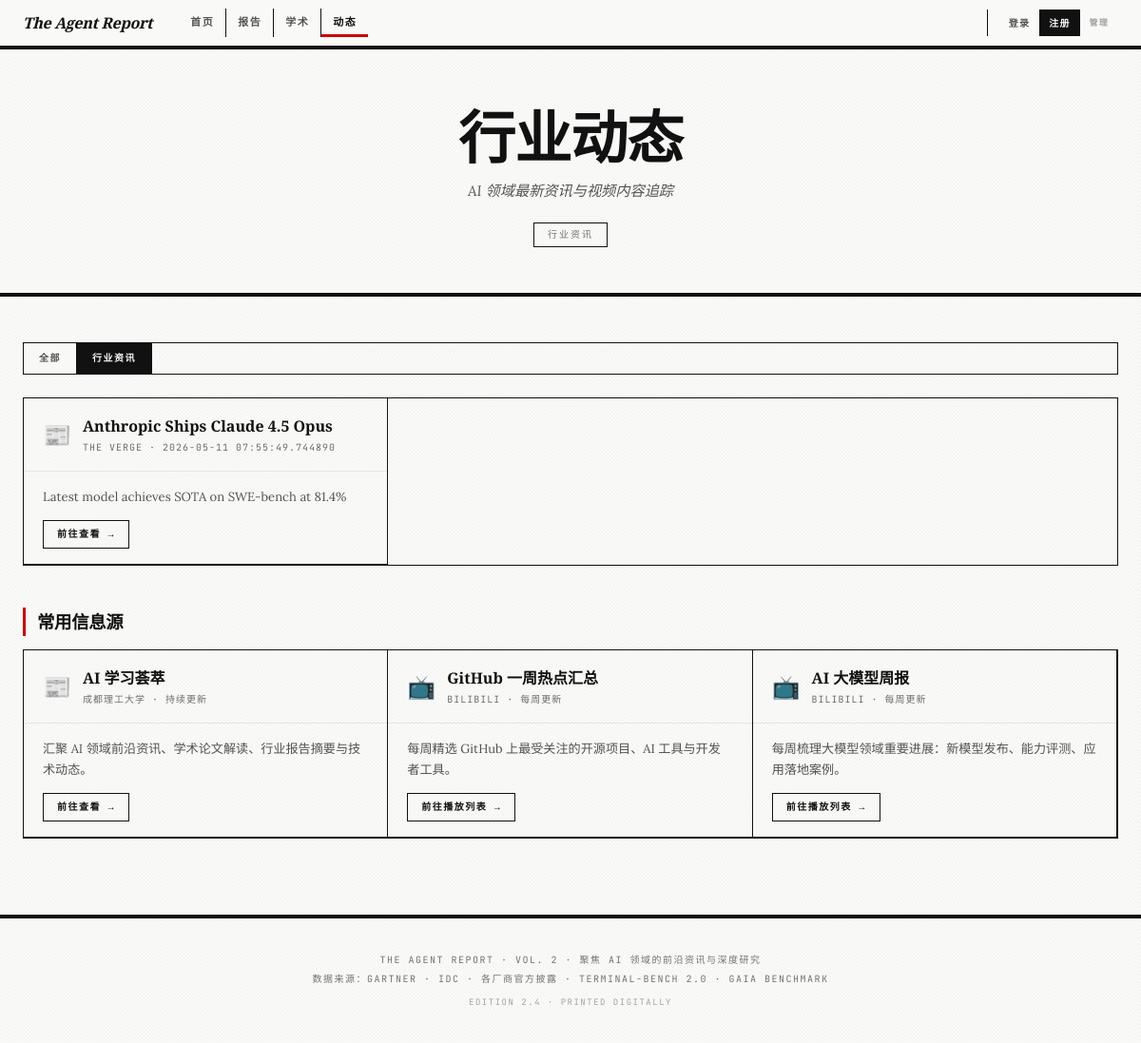
Page /news?category=行业资讯 on the earlier database version.
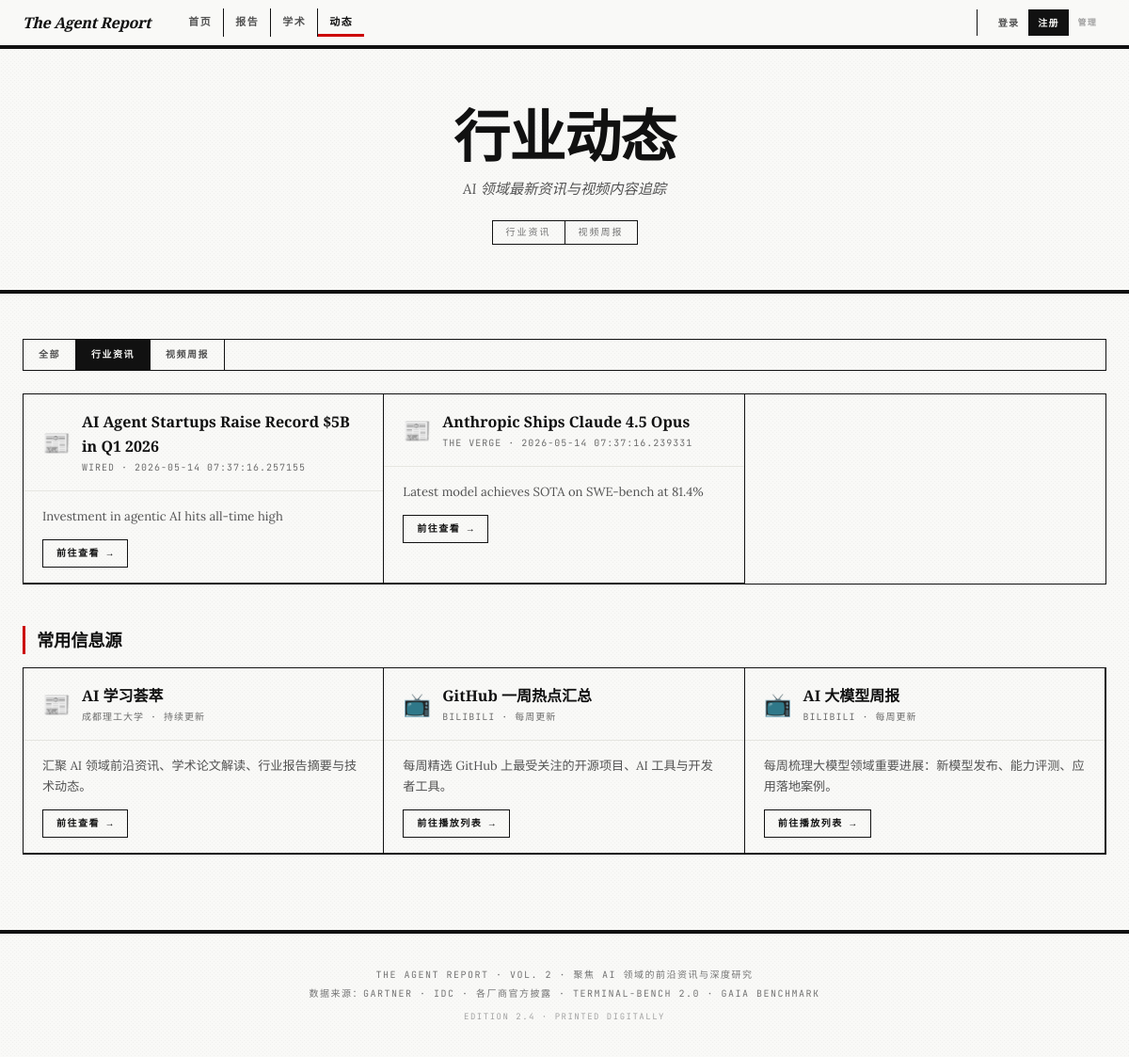
Same page on the later database version.
### models/news.py (models this page shows)
class NewsItem(Base):
    __tablename__ = "news_items"
    id = Column(Integer, primary_key=True, autoincrement=True)
    source_name = Column(String(100), nullable=False)
    title = Column(String(500), nullable=False)
    summary = Column(Text, nullable=False, default="")
    url = Column(String(500), unique=True, nullable=False)
    published_date = Column(DateTime, nullable=False, index=True)
    category = Column(String(50), nullable=True, index=True)
    crawled_at = Column(DateTime, server_default=func.now())

### main.py (the view)
@app.get("/news", response_class=HTMLResponse)
async def page_news(
    category: str | None = None,
    page: int = 1,
    user: User | None = Depends(current_user),
    db: AsyncSession = Depends(get_db),
):
    from models.news import NewsItem
    q = select(NewsItem)
    if category:
        q = q.where(NewsItem.category == category)
    q = q.order_by(NewsItem.published_date.desc(), NewsItem.id.desc())
    q = q.offset((page - 1) * 20).limit(20)
    result = await db.execute(q)
    items = result.scalars().all()
    count_q = select(func.count()).select_from(NewsItem)
    if category:
        count_q = count_q.where(NewsItem.category == category)
    total = (await db.execute(count_q)).scalar() or 0
    cat_result = await db.execute(select(NewsItem.category).distinct())
    categories = sorted([r[0] for r in cat_result if r[0]])
    favorites = await get_favorites_map(db, user, "news")
    return render("news.html", news_items=items, categories=categories,
                  active_category=category, page=page, total=total, current_page="news",
                  user=user, favorites=favorites)

### templates/news.html (shortened to what this page needs)
{% extends "base.html" %}
{% set current_page = 'news' %}
{% block hero %}
<div class="hero">
  <h1>行业动态</h1>
  <p>AI 领域最新资讯与视频内容追踪</p>
  <div class="meta">
    {% for cat in categories %}
    <a href="/news?category={{ cat }}" class="badge" style="text-decoration:none;">{{ cat }}</a>
    {% endfor %}
  </div>
</div>
{% endblock %}
{% block content %}
<div class="container">
  <div style="display:flex;flex-wrap:wrap;gap:0;margin-bottom:24px;align-items:center;border:1px solid var(--border);">
    {% set active = active_category or '' %}
    <a href="/news" class="btn-filter" style="padding:8px 16px;text-decoration:none;font-size:10px;text-transform:uppercase;letter-spacing:1.5px;border-right:1px solid var(--border);{% if not active %}background:var(--fg);color:var(--bg);{% else %}background:transparent;color:var(--neutral-600);{% endif %}">全部</a>
    {% for cat in categories %}
    <a href="/news?category={{ cat }}" class="btn-filter" style="padding:8px 16px;text-decoration:none;font-size:10px;text-transform:uppercase;letter-spacing:1.5px;border-right:1px solid var(--border);{% if active == cat %}background:var(--fg);color:var(--bg);{% else %}background:transparent;color:var(--neutral-600);{% endif %}">{{ cat }}</a>
    {% endfor %}
  </div>
  {% if news_items %}
  <div class="news-grid">
    {% for n in news_items %}
    <a href="{{ n.url }}" target="_blank" rel="noopener" class="news-card">
      <div class="news-header">
        <div class="news-icon">{% if n.category == '视频周报' %}&#x1F3AC;{% else %}&#x1F4F0;{% endif %}</div>
        <div class="news-meta">
          <h3>{{ n.title }}</h3>
          <p>{{ n.source_name }}{% if n.published_date %} · {{ n.published_date }}{% endif %}</p>
        </div>
      </div>
      <div class="news-body">
        <div class="news-desc">{{ n.summary }}</div>
        <div class="news-link-btn">前往查看 →</div>
      </div>
    </a>
    {% endfor %}
  </div>
  {% set total_pages = ((total + 19) // 20) | int %}
  {% else %}
  <div style="text-align:center;padding:40px 20px;color:var(--text-secondary);font-size:14px;">暂无动态，等待管理员更新</div>
  {% endif %}
  <div class="section-subtitle" style="margin-top:44px;">常用信息源</div>
  <div class="news-grid">
    <a class="news-card" href="https://www.cdut.edu.cn/aixxh/index.htm" target="_blank" rel="noopener">
      <div class="news-header">
        <div class="news-icon">&#x1F4F0;</div>
        <div class="news-meta"><h3>AI 学习荟萃</h3><p>成都理工大学 · 持续更新</p></div>
      </div>
      <div class="news-body">
        <div class="news-desc">汇聚 AI 领域前沿资讯、学术论文解读、行业报告摘要与技术动态。</div>
        <div class="news-link-btn">前往查看 →</div>
      </div>
    </a>
    <a class="news-card" href="https://space.bilibili.com/65564239/lists/1982929?type=season" target="_blank" rel="noopener">
      <div class="news-header">
        <div class="news-icon">&#x1F4FA;</div>
        <div class="news-meta"><h3>GitHub 一周热点汇总</h3><p>Bilibili · 每周更新</p></div>
      </div>
      <div class="news-body">
        <div class="news-desc">每周精选 GitHub 上最受关注的开源项目、AI 工具与开发者工具。</div>
        <div class="news-link-btn">前往播放列表 →</div>
      </div>
    </a>
    <a class="news-card" href="https://space.bilibili.com/103118875/lists/1982480?type=season" target="_blank" rel="noopener">
      <div class="news-header">
        <div class="news-icon">&#x1F4FA;</div>
        <div class="news-meta"><h3>AI 大模型周报</h3><p>Bilibili · 每周更新</p></div>
      </div>
      <div class="news-body">
        <div class="news-desc">每周梳理大模型领域重要进展：新模型发布、能力评测、应用落地案例。</div>
        <div class="news-link-btn">前往播放列表 →</div>
      </div>
    </a>
  </div>
</div>
{% endblock %}

Differences in the rows shown:
added NewsItem: title "AI Agent Startups Raise Record $5B in Q1 2026", source_name "WIRED", published_date "2026-05-14 07:37:16.257155", summary "Investment in agentic AI hits all-time high"
changed NewsItem "Anthropic Ships Claude 4.5 Opus": published_date "2026-05-11 07:55:49.744890" → "2026-05-14 07:37:16.239331"
Other differences:
new list line: "视频周报"
